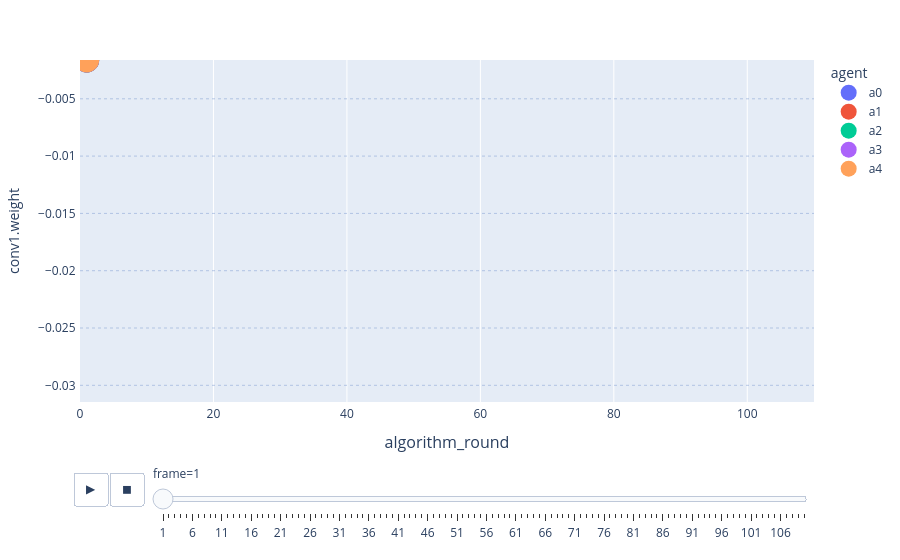

Here is the notebook cell this chart was saved with:
### Code cell
import numpy as np
import plotly.graph_objects as go

import plotly.express as px
import pandas as pd
from itertools import groupby

df = pd.read_csv(
    "/home/slozgom/tfg/tfg_samuel/xperiments/experimentos_con_cnn/05_non_complete/raw/nn_convergence.csv"
)
lst = df.layer.unique()
f = lambda x: x.split(".")[0]
layers_opts = {f(k): list(g) for k, g in groupby(sorted(lst, key=f), key=f)}
df = df[
    (df.description == "PRE-TRAIN")
    & df.layer.isin(layers_opts["conv1"])
    & (df.epoch_or_iteration == 1)
]
pivot = df.pivot(columns="layer", values="weight")
df = df[df.layer == layers_opts["conv1"][0]].reset_index()
df[layers_opts["conv1"][0]] = (
    pivot[layers_opts["conv1"][0]].dropna().reset_index()[f"{layers_opts['conv1'][0]}"]
)
df[layers_opts["conv1"][1]] = (
    pivot[layers_opts["conv1"][1]].dropna().reset_index()[f"{layers_opts['conv1'][1]}"]
)
min_x = df[layers_opts["conv1"][0]].min()
min_y = df[layers_opts["conv1"][1]].min()
max_x = df[layers_opts["conv1"][0]].max()
max_y = df[layers_opts["conv1"][1]].max()
line_plot = px.line(
    df,
    x="algorithm_round",
    y=layers_opts["conv1"][0],
    color="agent",
    animation_frame="algorithm_round",
    hover_name="agent",
    range_x=[0, 110],
    range_y=[min_x, max_x],
)
line_plot.update_traces(showlegend=False)  # legend will be from line graph
for frame in line_plot.frames:
    for data in frame.data:
        data.update(mode="lines", opacity=0.8, showlegend=False)

df = df.sort_values(
    [
        "algorithm_round",
        "agent",
    ],
    ignore_index=True,
)
N_UNIQUE_AGENTS = df["agent"].nunique()
df_indexed = pd.DataFrame()
for index in np.arange(start=0, stop=len(df) + 1, step=N_UNIQUE_AGENTS):
    df_slicing = df.iloc[:index].copy()
    df_slicing["frame"] = index // N_UNIQUE_AGENTS
    df_indexed = pd.concat([df_indexed, df_slicing])

# Scatter Plot
scatter_plot = px.scatter(
    df_indexed,
    x="algorithm_round",
    y=layers_opts["conv1"][0],
    animation_frame="frame",
    color="agent",
    hover_name="agent",
    range_x=[0, 110],
    range_y=[min_x, max_x],
)

for frame in scatter_plot.frames:
    for data in frame.data:
        data.update(mode="markers", showlegend=True, opacity=1)
        data["x"] = np.take(data["x"], [-1])
        data["y"] = np.take(data["y"], [-1])

# Line Plot
line_plot = px.line(
    df_indexed,
    x="algorithm_round",
    y=layers_opts["conv1"][0],
    color="agent",
    animation_frame="frame",
    range_x=[0, 110],
    range_y=[min_x, max_x],
    line_shape="spline",  # make a line graph curvy
)
line_plot.update_traces(showlegend=False)  # legend will be from line graph
for frame in line_plot.frames:
    for data in frame.data:
        data.update(mode="lines", opacity=0.8, showlegend=False)

line_plot.update_traces(showlegend=False)  # legend will be from line graph
for frame in line_plot.frames:
    for data in frame.data:
        data.update(mode="lines", opacity=0.8, showlegend=False)

# Stationary combined plot
combined_plot = go.Figure(
    data=line_plot.data + scatter_plot.data,
    frames=[
        go.Frame(data=line_plot.data + scatter_plot.data, name=scatter_plot.name)
        for line_plot, scatter_plot in zip(line_plot.frames, scatter_plot.frames)
    ],
    layout=line_plot.layout,
)

combined_plot.update_yaxes(
    gridcolor="#7a98cf", griddash="dot", gridwidth=0.5, linewidth=2, tickwidth=2
)

combined_plot.update_xaxes(title_font=dict(size=16), linewidth=2, tickwidth=2)

combined_plot.update_traces(line=dict(width=5), marker=dict(size=25))

# adjust speed of animation
combined_plot.layout.updatemenus[0].buttons[0]["args"][1]["frame"]["duration"] = 120
combined_plot.layout.updatemenus[0].buttons[0]["args"][1]["transition"]["duration"] = 50
combined_plot.layout.updatemenus[0].buttons[0]["args"][1]["transition"][
    "redraw"
] = False
combined_plot

### Figure 1 — Plotly figure (JSON) as saved in the notebook; plotly's stock layout.template omitted (floating-point values rounded to 4 significant figures)
{"data": [{"hovertemplate": "agent=a0<br>frame=1<br>algorithm_round=%{x}<br>conv1.weight=%{y}<extra></extra>", "legendgroup": "a0", "line": {"color": "#636efa", "dash": "solid", "shape": "spline", "width": 5}, "marker": {"size": 25, "symbol": "circle"}, "mode": "lines", "name": "a0", "orientation": "v", "showlegend": false, "type": "scatter", "x": [1], "xaxis": "x", "y": [-0.001615], "yaxis": "y"}, {"hovertemplate": "agent=a1<br>frame=1<br>algorithm_round=%{x}<br>conv1.weight=%{y}<extra></extra>", "legendgroup": "a1", "line": {"color": "#EF553B", "dash": "solid", "shape": "spline", "width": 5}, "marker": {"size": 25, "symbol": "circle"}, "mode": "lines", "name": "a1", "orientation": "v", "showlegend": false, "type": "scatter", "x": [1], "xaxis": "x", "y": [-0.001615], "yaxis": "y"}, {"hovertemplate": "agent=a2<br>frame=1<br>algorithm_round=%{x}<br>conv1.weight=%{y}<extra></extra>", "legendgroup": "a2", "line": {"color": "#00cc96", "dash": "solid", "shape": "spline", "width": 5}, "marker": {"size": 25, "symbol": "circle"}, "mode": "lines", "name": "a2", "orientation": "v", "showlegend": false, "type": "scatter", "x": [1], "xaxis": "x", "y": [-0.001615], "yaxis": "y"}, {"hovertemplate": "agent=a3<br>frame=1<br>algorithm_round=%{x}<br>conv1.weight=%{y}<extra></extra>", "legendgroup": "a3", "line": {"color": "#ab63fa", "dash": "solid", "shape": "spline", "width": 5}, "marker": {"size": 25, "symbol": "circle"}, "mode": "lines", "name": "a3", "orientation": "v", "showlegend": false, "type": "scatter", "x": [1], "xaxis": "x", "y": [-0.001615], "yaxis": "y"}, {"hovertemplate": "agent=a4<br>frame=1<br>algorithm_round=%{x}<br>conv1.weight=%{y}<extra></extra>", "legendgroup": "a4", "line": {"color": "#FFA15A", "dash": "solid", "shape": "spline", "width": 5}, "marker": {"size": 25, "symbol": "circle"}, "mode": "lines", "name": "a4", "orientation": "v", "showlegend": false, "type": "scatter", "x": [1], "xaxis": "x", "y": [-0.001615], "yaxis": "y"}, {"hovertemplate": "<b>%{hovertext}</b><br><br>agent=a0<br>frame=1<br>algorithm_round=%{x}<br>conv1.weight=%{y}<extra></extra>", "hovertext": ["a0"], "legendgroup": "a0", "line": {"width": 5}, "marker": {"color": "#636efa", "size": 25, "symbol": "circle"}, "mode": "markers", "name": "a0", "orientation": "v", "showlegend": true, "type": "scatter", "x": [1], "xaxis": "x", "y": [-0.001615], "yaxis": "y"}, {"hovertemplate": "<b>%{hovertext}</b><br><br>agent=a1<br>frame=1<br>algorithm_round=%{x}<br>conv1.weight=%{y}<extra></extra>", "hovertext": ["a1"], "legendgroup": "a1", "line": {"width": 5}, "marker": {"color": "#EF553B", "size": 25, "symbol": "circle"}, "mode": "markers", "name": "a1", "orientation": "v", "showlegend": true, "type": "scatter", "x": [1], "xaxis": "x", "y": [-0.001615], "yaxis": "y"}, {"hovertemplate": "<b>%{hovertext}</b><br><br>agent=a2<br>frame=1<br>algorithm_round=%{x}<br>conv1.weight=%{y}<extra></extra>", "hovertext": ["a2"], "legendgroup": "a2", "line": {"width": 5}, "marker": {"color": "#00cc96", "size": 25, "symbol": "circle"}, "mode": "markers", "name": "a2", "orientation": "v", "showlegend": true, "type": "scatter", "x": [1], "xaxis": "x", "y": [-0.001615], "yaxis": "y"}, {"hovertemplate": "<b>%{hovertext}</b><br><br>agent=a3<br>frame=1<br>algorithm_round=%{x}<br>conv1.weight=%{y}<extra></extra>", "hovertext": ["a3"], "legendgroup": "a3", "line": {"width": 5}, "marker": {"color": "#ab63fa", "size": 25, "symbol": "circle"}, "mode": "markers", "name": "a3", "orientation": "v", "showlegend": true, "type": "scatter", "x": [1], "xaxis": "x", "y": [-0.001615], "yaxis": "y"}, {"hovertemplate": "<b>%{hovertext}</b><br><br>agent=a4<br>frame=1<br>algorithm_round=%{x}<br>conv1.weight=%{y}<extra></extra>", "hovertext": ["a4"], "legendgroup": "a4", "line": {"width": 5}, "marker": {"color": "#FFA15A", "size": 25, "symbol": "circle"}, "mode": "markers", "name": "a4", "orientation": "v", "showlegend": true, "type": "scatter", "x": [1], "xaxis": "x", "y": [-0.001615], "yaxis": "y"}], "layout": {"legend": {"title": {"text": "agent"}, "tracegroupgap": 0}, "margin": {"t": 60}, "sliders": [{"active": 0, "currentvalue": {"prefix": "frame="}, "len": 0.9, "pad": {"b": 10, "t": 60}, "steps": [{"args": [["1"], {"frame": {"duration": 0, "redraw": false}, "fromcurrent": true, "mode": "immediate", "transition": {"duration": 0, "easing": "linear"}}], "label": "1", "method": "animate"}, {"args": [["2"], {"frame": {"duration": 0, "redraw": false}, "fromcurrent": true, "mode": "immediate", "transition": {"duration": 0, "easing": "linear"}}], "label": "2", "method": "animate"}, {"args": [["3"], {"frame": {"duration": 0, "redraw": false}, "fromcurrent": true, "mode": "immediate", "transition": {"duration": 0, "easing": "linear"}}], "label": "3", "method": "animate"}, {"args": [["4"], {"frame": {"duration": 0, "redraw": false}, "fromcurrent": true, "mode": "immediate", "transition": {"duration": 0, "easing": "linear"}}], "label": "4", "method": "animate"}, {"args": [["5"], {"frame": {"duration": 0, "redraw": false}, "fromcurrent": true, "mode": "immediate", "transition": {"duration": 0, "easing": "linear"}}], "label": "5", "method": "animate"}, {"args": [["6"], {"frame": {"duration": 0, "redraw": false}, "fromcurrent": true, "mode": "immediate", "transition": {"duration": 0, "easing": "linear"}}], "label": "6", "method": "animate"}, {"args": [["7"], {"frame": {"duration": 0, "redraw": false}, "fromcurrent": true, "mode": "immediate", "transition": {"duration": 0, "easing": "linear"}}], "label": "7", "method": "animate"}, {"args": [["8"], {"frame": {"duration": 0, "redraw": false}, "fromcurrent": true, "mode": "immediate", "transition": {"duration": 0, "easing": "linear"}}], "label": "8", "method": "animate"}, {"args": [["9"], {"frame": {"duration": 0, "redraw": false}, "fromcurrent": true, "mode": "immediate", "transition": {"duration": 0, "easing": "linear"}}], "label": "9", "method": "animate"}, {"args": [["10"], {"frame": {"duration": 0, "redraw": false}, "fromcurrent": true, "mode": "immediate", "transition": {"duration": 0, "easing": "linear"}}], "label": "10", "method": "animate"}, {"args": [["11"], {"frame": {"duration": 0, "redraw": false}, "fromcurrent": true, "mode": "immediate", "transition": {"duration": 0, "easing": "linear"}}], "label": "11", "method": "animate"}, {"args": [["12"], {"frame": {"duration": 0, "redraw": false}, "fromcurrent": true, "mode": "immediate", "transition": {"duration": 0, "easing": "linear"}}], "label": "12", "method": "animate"}, {"args": [["13"], {"frame": {"duration": 0, "redraw": false}, "fromcurrent": true, "mode": "immediate", "transition": {"duration": 0, "easing": "linear"}}], "label": "13", "method": "animate"}, {"args": [["14"], {"frame": {"duration": 0, "redraw": false}, "fromcurrent": true, "mode": "immediate", "transition": {"duration": 0, "easing": "linear"}}], "label": "14", "method": "animate"}, {"args": [["15"], {"frame": {"duration": 0, "redraw": false}, "fromcurrent": true, "mode": "immediate", "transition": {"duration": 0, "easing": "linear"}}], "label": "15", "method": "animate"}, {"args": [["16"], {"frame": {"duration": 0, "redraw": false}, "fromcurrent": true, "mode": "immediate", "transition": {"duration": 0, "easing": "linear"}}], "label": "16", "method": "animate"}, {"args": [["17"], {"frame": {"duration": 0, "redraw": false}, "fromcurrent": true, "mode": "immediate", "transition": {"duration": 0, "easing": "linear"}}], "label": "17", "method": "animate"}, {"args": [["18"], {"frame": {"duration": 0, "redraw": false}, "fromcurrent": true, "mode": "immediate", "transition": {"duration": 0, "easing": "linear"}}], "label": "18", "method": "animate"}, {"args": [["19"], {"frame": {"duration": 0, "redraw": false}, "fromcurrent": true, "mode": "immediate", "transition": {"duration": 0, "easing": "linear"}}], "label": "19", "method": "animate"}, {"args": [["20"], {"frame": {"duration": 0, "redraw": false}, "fromcurrent": true, "mode": "immediate", "transition": {"duration": 0, "easing": "linear"}}], "label": "20", "method": "animate"}, {"args": [["21"], {"frame": {"duration": 0, "redraw": false}, "fromcurrent": true, "mode": "immediate", "transition": {"duration": 0, "easing": "linear"}}], "label": "21", "method": "animate"}, {"args": [["22"], {"frame": {"duration": 0, "redraw": false}, "fromcurrent": true, "mode": "immediate", "transition": {"duration": 0, "easing": "linear"}}], "label": "22", "method": "animate"}, {"args": [["23"], {"frame": {"duration": 0, "redraw": false}, "fromcurrent": true, "mode": "immediate", "transition": {"duration": 0, "easing": "linear"}}], "label": "23", "method": "animate"}, {"args": [["24"], {"frame": {"duration": 0, "redraw": false}, "fromcurrent": true, "mode": "immediate", "transition": {"duration": 0, "easing": "linear"}}], "label": "24", "method": "animate"}, {"args": [["25"], {"frame": {"duration": 0, "redraw": false}, "fromcurrent": true, "mode": "immediate", "transition": {"duration": 0, "easing": "linear"}}], "label": "25", "method": "animate"}, {"args": [["26"], {"frame": {"duration": 0, "redraw": false}, "fromcurrent": true, "mode": "immediate", "transition": {"duration": 0, "easing": "linear"}}], "label": "26", "method": "animate"}, {"args": [["27"], {"frame": {"duration": 0, "redraw": false}, "fromcurrent": true, "mode": "immediate", "transition": {"duration": 0, "easing": "linear"}}], "label": "27", "method": "animate"}, {"args": [["28"], {"frame": {"duration": 0, "redraw": false}, "fromcurrent": true, "mode": "immediate", "transition": {"duration": 0, "easing": "linear"}}], "label": "28", "method": "animate"}, {"args": [["29"], {"frame": {"duration": 0, "redraw": false}, "fromcurrent": true, "mode": "immediate", "transition": {"duration": 0, "easing": "linear"}}], "label": "29", "method": "animate"}, {"args": [["30"], {"frame": {"duration": 0, "redraw": false}, "fromcurrent": true, "mode": "immediate", "transition": {"duration": 0, "easing": "linear"}}], "label": "30", "method": "animate"}, {"args": [["31"], {"frame": {"duration": 0, "redraw": false}, "fromcurrent": true, "mode": "immediate", "transition": {"duration": 0, "easing": "linear"}}], "label": "31", "method": "animate"}, {"args": [["32"], {"frame": {"duration": 0, "redraw": false}, "fromcurrent": true, "mode": "immediate", "transition": {"duration": 0, "easing": "linear"}}], "label": "32", "method": "animate"}, {"args": [["33"], {"frame": {"duration": 0, "redraw": false}, "fromcurrent": true, "mode": "immediate", "transition": {"duration": 0, "easing": "linear"}}], "label": "33", "method": "animate"}, {"args": [["34"], {"frame": {"duration": 0, "redraw": false}, "fromcurrent": true, "mode": "immediate", "transition": {"duration": 0, "easing": "linear"}}], "label": "34", "method": "animate"}, {"args": [["35"], {"frame": {"duration": 0, "redraw": false}, "fromcurrent": true, "mode": "immediate", "transition": {"duration": 0, "easing": "linear"}}], "label": "35", "method": "animate"}, {"args": [["36"], {"frame": {"duration": 0, "redraw": false}, "fromcurrent": true, "mode": "immediate", "transition": {"duration": 0, "easing": "linear"}}], "label": "36", "method": "animate"}, {"args": [["37"], {"frame": {"duration": 0, "redraw": false}, "fromcurrent": true, "mode": "immediate", "transition": {"duration": 0, "easing": "linear"}}], "label": "37", "method": "animate"}, {"args": [["38"], {"frame": {"duration": 0, "redraw": false}, "fromcurrent": true, "mode": "immediate", "transition": {"duration": 0, "easing": "linear"}}], "label": "38", "method": "animate"}, {"args": [["39"], {"frame": {"duration": 0, "redraw": false}, "fromcurrent": true, "mode": "immediate", "transition": {"duration": 0, "easing": "linear"}}], "label": "39", "method": "animate"}, {"args": [["40"], {"frame": {"duration": 0, "redraw": false}, "fromcurrent": true, "mode": "immediate", "transition": {"duration": 0, "easing": "linear"}}], "label": "40", "method": "animate"}, {"args": [["41"], {"frame": {"duration": 0, "redraw": false}, "fromcurrent": true, "mode": "immediate", "transition": {"duration": 0, "easing": "linear"}}], "label": "41", "method": "animate"}, {"args": [["42"], {"frame": {"duration": 0, "redraw": false}, "fromcurrent": true, "mode": "immediate", "transition": {"duration": 0, "easing": "linear"}}], "label": "42", "method": "animate"}, {"args": [["43"], {"frame": {"duration": 0, "redraw": false}, "fromcurrent": true, "mode": "immediate", "transition": {"duration": 0, "easing": "linear"}}], "label": "43", "method": "animate"}, {"args": [["44"], {"frame": {"duration": 0, "redraw": false}, "fromcurrent": true, "mode": "immediate", "transition": {"duration": 0, "easing": "linear"}}], "label": "44", "method": "animate"}, {"args": [["45"], {"frame": {"duration": 0, "redraw": false}, "fromcurrent": true, "mode": "immediate", "transition": {"duration": 0, "easing": "linear"}}], "label": "45", "method": "animate"}, {"args": [["46"], {"frame": {"duration": 0, "redraw": false}, "fromcurrent": true, "mode": "immediate", "transition": {"duration": 0, "easing": "linear"}}], "label": "46", "method": "animate"}, {"args": [["47"], {"frame": {"duration": 0, "redraw": false}, "fromcurrent": true, "mode": "immediate", "transition": {"duration": 0, "easing": "linear"}}], "label": "47", "method": "animate"}, {"args": [["48"], {"frame": {"duration": 0, "redraw": false}, "fromcurrent": true, "mode": "immediate", "transition": {"duration": 0, "easing": "linear"}}], "label": "48", "method": "animate"}, {"args": [["49"], {"frame": {"duration": 0, "redraw": false}, "fromcurrent": true, "mode": "immediate", "transition": {"duration": 0, "easing": "linear"}}], "label": "49", "method": "animate"}, {"args": [["50"], {"frame": {"duration": 0, "redraw": false}, "fromcurrent": true, "mode": "immediate", "transition": {"duration": 0, "easing": "linear"}}], "label": "50", "method": "animate"}, {"args": [["51"], {"frame": {"duration": 0, "redraw": false}, "fromcurrent": true, "mode": "immediate", "transition": {"duration": 0, "easing": "linear"}}], "label": "51", "method": "animate"}, {"args": [["52"], {"frame": {"duration": 0, "redraw": false}, "fromcurrent": true, "mode": "immediate", "transition": {"duration": 0, "easing": "linear"}}], "label": "52", "method": "animate"}, {"args": [["53"], {"frame": {"duration": 0, "redraw": false}, "fromcurrent": true, "mode": "immediate", "transition": {"duration": 0, "easing": "linear"}}], "label": "53", "method": "animate"}, {"args": [["54"], {"frame": {"duration": 0, "redraw": false}, "fromcurrent": true, "mode": "immediate", "transition": {"duration": 0, "easing": "linear"}}], "label": "54", "method": "animate"}, {"args": [["55"], {"frame": {"duration": 0, "redraw": false}, "fromcurrent": true, "mode": "immediate", "transition": {"duration": 0, "easing": "linear"}}], "label": "55", "method": "animate"}, {"args": [["56"], {"frame": {"duration": 0, "redraw": false}, "fromcurrent": true, "mode": "immediate", "transition": {"duration": 0, "easing": "linear"}}], "label": "56", "method": "animate"}, {"args": [["57"], {"frame": {"duration": 0, "redraw": false}, "fromcurrent": true, "mode": "immediate", "transition": {"duration": 0, "easing": "linear"}}], "label": "57", "method": "animate"}, {"args": [["58"], {"frame": {"duration": 0, "redraw": false}, "fromcurrent": true, "mode": "immediate", "transition": {"duration": 0, "easing": "linear"}}], "label": "58", "method": "animate"}, {"args": [["59"], {"frame": {"duration": 0, "redraw": false}, "fromcurrent": true, "mode": "immediate", "transition": {"duration": 0, "easing": "linear"}}], "label": "59", "method": "animate"}, {"args": [["60"], {"frame": {"duration": 0, "redraw": false}, "fromcurrent": true, "mode": "immediate", "transition": {"duration": 0, "easing": "linear"}}], "label": "60", "method": "animate"}, {"args": [["61"], {"frame": {"duration": 0, "redraw": false}, "fromcurrent": true, "mode": "immediate", "transition": {"duration": 0, "easing": "linear"}}], "label": "61", "method": "animate"}, {"args": [["62"], {"frame": {"duration": 0, "redraw": false}, "fromcurrent": true, "mode": "immediate", "transition": {"duration": 0, "easing": "linear"}}], "label": "62", "method": "animate"}, {"args": [["63"], {"frame": {"duration": 0, "redraw": false}, "fromcurrent": true, "mode": "immediate", "transition": {"duration": 0, "easing": "linear"}}], "label": "63", "method": "animate"}, {"args": [["64"], {"frame": {"duration": 0, "redraw": false}, "fromcurrent": true, "mode": "immediate", "transition": {"duration": 0, "easing": "linear"}}], "label": "64", "method": "animate"}, {"args": [["65"], {"frame": {"duration": 0, "redraw": false}, "fromcurrent": true, "mode": "immediate", "transition": {"duration": 0, "easing": "linear"}}], "label": "65", "method": "animate"}, {"args": [["66"], {"frame": {"duration": 0, "redraw": false}, "fromcurrent": true, "mode": "immediate", "transition": {"duration": 0, "easing": "linear"}}], "label": "66", "method": "animate"}, {"args": [["67"], {"frame": {"duration": 0, "redraw": false}, "fromcurrent": true, "mode": "immediate", "transition": {"duration": 0, "easing": "linear"}}], "label": "67", "method": "animate"}, {"args": [["68"], {"frame": {"duration": 0, "redraw": false}, "fromcurrent": true, "mode": "immediate", "transition": {"duration": 0, "easing": "linear"}}], "label": "68", "method": "animate"}, {"args": [["69"], {"frame": {"duration": 0, "redraw": false}, "fromcurrent": true, "mode": "immediate", "transition": {"duration": 0, "easing": "linear"}}], "label": "69", "method": "animate"}, {"args": [["70"], {"frame": {"duration": 0, "redraw": false}, "fromcurrent": true, "mode": "immediate", "transition": {"duration": 0, "easing": "linear"}}], "label": "70", "method": "animate"}, {"args": [["71"], {"frame": {"duration": 0, "redraw": false}, "fromcurrent": true, "mode": "immediate", "transition": {"duration": 0, "easing": "linear"}}], "label": "71", "method": "animate"}, {"args": [["72"], {"frame": {"duration": 0, "redraw": false}, "fromcurrent": true, "mode": "immediate", "transition": {"duration": 0, "easing": "linear"}}], "label": "72", "method": "animate"}, {"args": [["73"], {"frame": {"duration": 0, "redraw": false}, "fromcurrent": true, "mode": "immediate", "transition": {"duration": 0, "easing": "linear"}}], "label": "73", "method": "animate"}, {"args": [["74"], {"frame": {"duration": 0, "redraw": false}, "fromcurrent": true, "mode": "immediate", "transition": {"duration": 0, "easing": "linear"}}], "label": "74", "method": "animate"}, {"args": [["75"], {"frame": {"duration": 0, "redraw": false}, "fromcurrent": true, "mode": "immediate", "transition": {"duration": 0, "easing": "linear"}}], "label": "75", "method": "animate"}, {"args": [["76"], {"frame": {"duration": 0, "redraw": false}, "fromcurrent": true, "mode": "immediate", "transition": {"duration": 0, "easing": "linear"}}], "label": "76", "method": "animate"}, {"args": [["77"], {"frame": {"duration": 0, "redraw": false}, "fromcurrent": true, "mode": "immediate", "transition": {"duration": 0, "easing": "linear"}}], "label": "77", "method": "animate"}, {"args": [["78"], {"frame": {"duration": 0, "redraw": false}, "fromcurrent": true, "mode": "immediate", "transition": {"duration": 0, "easing": "linear"}}], "label": "78", "method": "animate"}, {"args": [["79"], {"frame": {"duration": 0, "redraw": false}, "fromcurrent": true, "mode": "immediate", "transition": {"duration": 0, "easing": "linear"}}], "label": "79", "method": "animate"}, {"args": [["80"], {"frame": {"duration": 0, "redraw": false}, "fromcurrent": true, "mode": "immediate", "transition": {"duration": 0, "easing": "linear"}}], "label": "80", "method": "animate"}, {"args": [["81"], {"frame": {"duration": 0, "redraw": false}, "fromcurrent": true, "mode": "immediate", "transition": {"duration": 0, "easing": "linear"}}], "label": "81", "method": "animate"}, {"args": [["82"], {"frame": {"duration": 0, "redraw": false}, "fromcurrent": true, "mode": "immediate", "transition": {"duration": 0, "easing": "linear"}}], "label": "82", "method": "animate"}, {"args": [["83"], {"frame": {"duration": 0, "redraw": false}, "fromcurrent": true, "mode": "immediate", "transition": {"duration": 0, "easing": "linear"}}], "label": "83", "method": "animate"}, {"args": [["84"], {"frame": {"duration": 0, "redraw": false}, "fromcurrent": true, "mode": "immediate", "transition": {"duration": 0, "easing": "linear"}}], "label": "84", "method": "animate"}, {"args": [["85"], {"frame": {"duration": 0, "redraw": false}, "fromcurrent": true, "mode": "immediate", "transition": {"duration": 0, "easing": "linear"}}], "label": "85", "method": "animate"}, {"args": [["86"], {"frame": {"duration": 0, "redraw": false}, "fromcurrent": true, "mode": "immediate", "transition": {"duration": 0, "easing": "linear"}}], "label": "86", "method": "animate"}, {"args": [["87"], {"frame": {"duration": 0, "redraw": false}, "fromcurrent": true, "mode": "immediate", "transition": {"duration": 0, "easing": "linear"}}], "label": "87", "method": "animate"}, {"args": [["88"], {"frame": {"duration": 0, "redraw": false}, "fromcurrent": true, "mode": "immediate", "transition": {"duration": 0, "easing": "linear"}}], "label": "88", "method": "animate"}, {"args": [["89"], {"frame": {"duration": 0, "redraw": false}, "fromcurrent": true, "mode": "immediate", "transition": {"duration": 0, "easing": "linear"}}], "label": "89", "method": "animate"}, {"args": [["90"], {"frame": {"duration": 0, "redraw": false}, "fromcurrent": true, "mode": "immediate", "transition": {"duration": 0, "easing": "linear"}}], "label": "90", "method": "animate"}, {"args": [["91"], {"frame": {"duration": 0, "redraw": false}, "fromcurrent": true, "mode": "immediate", "transition": {"duration": 0, "easing": "linear"}}], "label": "91", "method": "animate"}, {"args": [["92"], {"frame": {"duration": 0, "redraw": false}, "fromcurrent": true, "mode": "immediate", "transition": {"duration": 0, "easing": "linear"}}], "label": "92", "method": "animate"}, {"args": [["93"], {"frame": {"duration": 0, "redraw": false}, "fromcurrent": true, "mode": "immediate", "transition": {"duration": 0, "easing": "linear"}}], "label": "93", "method": "animate"}, {"args": [["94"], {"frame": {"duration": 0, "redraw": false}, "fromcurrent": true, "mode": "immediate", "transition": {"duration": 0, "easing": "linear"}}], "label": "94", "method": "animate"}, {"args": [["95"], {"frame": {"duration": 0, "redraw": false}, "fromcurrent": true, "mode": "immediate", "transition": {"duration": 0, "easing": "linear"}}], "label": "95", "method": "animate"}, {"args": [["96"], {"frame": {"duration": 0, "redraw": false}, "fromcurrent": true, "mode": "immediate", "transition": {"duration": 0, "easing": "linear"}}], "label": "96", "method": "animate"}, {"args": [["97"], {"frame": {"duration": 0, "redraw": false}, "fromcurrent": true, "mode": "immediate", "transition": {"duration": 0, "easing": "linear"}}], "label": "97", "method": "animate"}, {"args": [["98"], {"frame": {"duration": 0, "redraw": false}, "fromcurrent": true, "mode": "immediate", "transition": {"duration": 0, "easing": "linear"}}], "label": "98", "method": "animate"}, {"args": [["99"], {"frame": {"duration": 0, "redraw": false}, "fromcurrent": true, "mode": "immediate", "transition": {"duration": 0, "easing": "linear"}}], "label": "99", "method": "animate"}, {"args": [["100"], {"frame": {"duration": 0, "redraw": false}, "fromcurrent": true, "mode": "immediate", "transition": {"duration": 0, "easing": "linear"}}], "label": "100", "method": "animate"}, {"args": [["101"], {"frame": {"duration": 0, "redraw": false}, "fromcurrent": true, "mode": "immediate", "transition": {"duration": 0, "easing": "linear"}}], "label": "101", "method": "animate"}, {"args": [["102"], {"frame": {"duration": 0, "redraw": false}, "fromcurrent": true, "mode": "immediate", "transition": {"duration": 0, "easing": "linear"}}], "label": "102", "method": "animate"}, {"args": [["103"], {"frame": {"duration": 0, "redraw": false}, "fromcurrent": true, "mode": "immediate", "transition": {"duration": 0, "easing": "linear"}}], "label": "103", "method": "animate"}, {"args": [["104"], {"frame": {"duration": 0, "redraw": false}, "fromcurrent": true, "mode": "immediate", "transition": {"duration": 0, "easing": "linear"}}], "label": "104", "method": "animate"}, {"args": [["105"], {"frame": {"duration": 0, "redraw": false}, "fromcurrent": true, "mode": "immediate", "transition": {"duration": 0, "easing": "linear"}}], "label": "105", "method": "animate"}, {"args": [["106"], {"frame": {"duration": 0, "redraw": false}, "fromcurrent": true, "mode": "immediate", "transition": {"duration": 0, "easing": "linear"}}], "label": "106", "method": "animate"}, {"args": [["107"], {"frame": {"duration": 0, "redraw": false}, "fromcurrent": true, "mode": "immediate", "transition": {"duration": 0, "easing": "linear"}}], "label": "107", "method": "animate"}, {"args": [["108"], {"frame": {"duration": 0, "redraw": false}, "fromcurrent": true, "mode": "immediate", "transition": {"duration": 0, "easing": "linear"}}], "label": "108", "method": "animate"}, {"args": [["109"], {"frame": {"duration": 0, "redraw": false}, "fromcurrent": true, "mode": "immediate", "transition": {"duration": 0, "easing": "linear"}}], "label": "109", "method": "animate"}, {"args": [["110"], {"frame": {"duration": 0, "redraw": false}, "fromcurrent": true, "mode": "immediate", "transition": {"duration": 0, "easing": "linear"}}], "label": "110", "method": "animate"}], "x": 0.1, "xanchor": "left", "y": 0, "yanchor": "top"}], "updatemenus": [{"buttons": [{"args": [null, {"frame": {"duration": 120, "redraw": false}, "fromcurrent": true, "mode": "immediate", "transition": {"duration": 50, "easing": "linear", "redraw": false}}], "label": "&#9654;", "method": "animate"}, {"args": [[null], {"frame": {"duration": 0, "redraw": false}, "fromcurrent": true, "mode": "immediate", "transition": {"duration": 0, "easing": "linear"}}], "label": "&#9724;", "method": "animate"}], "direction": "left", "pad": {"r": 10, "t": 70}, "showactive": false, "type": "buttons", "x": 0.1, "xanchor": "right", "y": 0, "yanchor": "top"}], "xaxis": {"anchor": "y", "domain": [0, 1], "linewidth": 2, "range": [0, 110], "tickwidth": 2, "title": {"font": {"size": 16}, "text": "algorithm_round"}}, "yaxis": {"anchor": "x", "domain": [0, 1], "gridcolor": "#7a98cf", "griddash": "dot", "gridwidth": 0.5, "linewidth": 2, "range": [-0.03146, -0.001615], "tickwidth": 2, "title": {"text": "conv1.weight"}}}}
